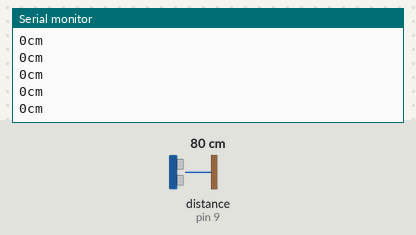
This sketch was run on a simulated Arduino Uno, built with avr-gcc and run on an emulated ATmega328P. Parts: the last lines printed to the serial monitor. The test bench sets the inputs (shaded band); at power-on: distance to the obstacle (sensor on pin 9) 80 cm. The echo pulse lasts 58.3 µs per cm.

Above: at 1.2 s.
1.3 s: distance to the obstacle (sensor on pin 9) set to 2 cm
At 1.58 s:
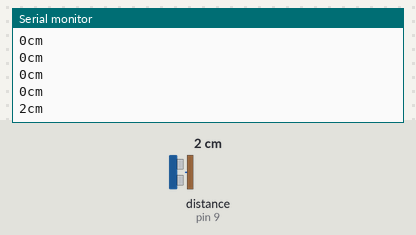
2.8 s: distance to the obstacle (sensor on pin 9) set to 4 cm
At 2.99 s:
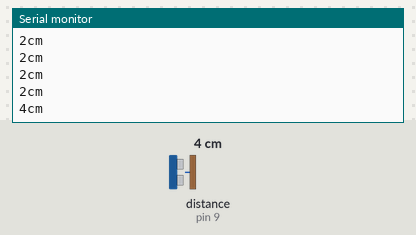
Timing chart, 0 to 5.8 s (numbered marks = the images above; inputs shaded):
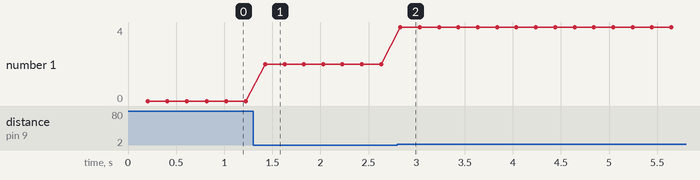

The sketch:

lesson-6-ultrasonic.ino
```cpp
/*
  Detect distance with ultrasonic sensor

  An ultrasonic sensor can detect objects in front of it's field of view. The
  distance to the object is reported back in centimeters. In this lesson we will
  use the ultrasonic sensor to detect an object like a bot and report the
  distance to the serial monitor. Using this information we could instruct our
  bot to attack or deploy an defensive mechanisim, or perhaps an offensive
  flipping mechanic.

  Requires the NewPing.h library be included
  Download it from here: https://bitbucket.org/teckel12/arduino-new-ping/wiki/Home
*/
#include <NewPing.h>


/*
  Ultrasonic sensors work by sending out ultrasonic waves and measuring time
  lapses between the sending and receiving of the ultrasonic pulse. Ultrasound
  is reliable in any lighting environment and can be used inside or outside.
  Ultrasonic sensors are popular in robotics applications as a method of detecting
  objects or colisions. While ultrasonic sensors work well independent of light,
  smoke, dust, color, they can be tricked by surfaces that absorb ultrasond. for
  example wool can absorb sound waves.

  The ultrasonic sensors we are using have the wiring schematic conviently printed
  on the module. e.g. Vcc (5v Power), Trigger, Echo, Ground. We use pins 9 and 10
  for the echo and triger functions respectivly.
*/
#define US_TRIGGER            10    // Trigger pin on the ultrasonic sensor => use servo 1 pin on shield
#define US_ECHO               9     // Ultrasonic sensor => Use servo 2 pin on shield
#define US_MAX_DISTANCE       60    // Maximum distance to ping (in centimeters)
NewPing sonar(US_TRIGGER, US_ECHO, US_MAX_DISTANCE);  // Create the object


/*
   In this lesson we will setup the serial monitor so we can output the objects
   distance to the serial monitor.
*/
void setup(){
  Serial.begin(9600);
}


void loop() {
   delay(200);            // Delay added to slow the serial monitor output down
   unsigned int uS = sonar.ping_cm(); // Get the distance
   Serial.print(uS);      // print the value of uS (note the use of print() function)
   Serial.println("cm");  // add 'cm' text to make output more clear
}
```

Measured:
- after the input at 1.3 s, the serial monitor: prints a new line after 0.13 s (image 1)
- after the input at 2.8 s, the serial monitor: prints a new line at once (image 2)
- plotted number 1: 0 → 2 after the input at 1.3 s, 2 → 4 after the input at 2.8 s
